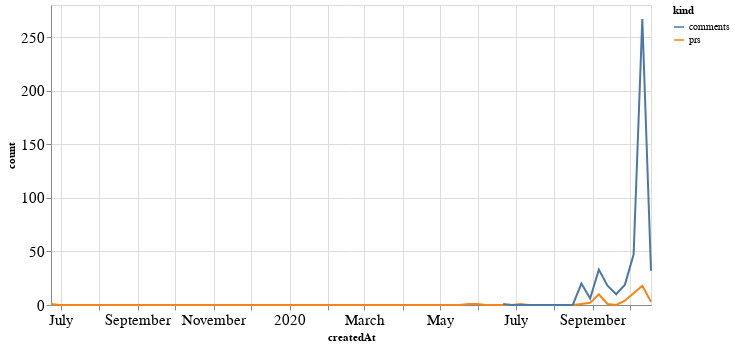

The cell this chart's notebook holds for it:
### Code cell
alt.Chart(total_time, width=600).mark_line().encode(
    x='createdAt',
    y='count',
    color='kind'
)

### Figure 1 — Vega-Lite specification as saved in the notebook (floating-point values rounded to 4 significant figures; data arrays with more than 128 entries replaced by an {"elided": "..."} marker saying what was removed)
{"config": {"axisLeft": {"labelFontSize": 15}, "axisBottom": {"labelFontSize": 15}}, "data": {"name": "data-13fdcdbb6a60d08fe426959a8f023566"}, "mark": "line", "encoding": {"color": {"type": "nominal", "field": "kind"}, "x": {"type": "temporal", "field": "createdAt"}, "y": {"type": "quantitative", "field": "count"}}, "width": 600, "$schema": "https://vega.github.io/schema/vega-lite/v4.8.1.json", "datasets": {"data-13fdcdbb6a60d08fe426959a8f023566": {"elided": "140 records"}}}
